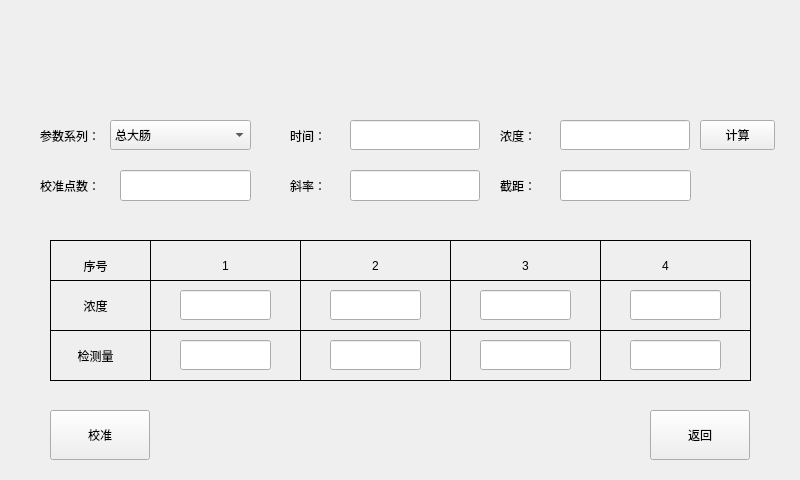
<?xml version="1.0" encoding="UTF-8"?>
<ui version="4.0">
 <class>ParaCalibrate</class>
 <widget class="QWidget" name="ParaCalibrate">
  <property name="geometry">
   <rect>
    <x>0</x>
    <y>0</y>
    <width>800</width>
    <height>480</height>
   </rect>
  </property>
  <property name="windowTitle">
   <string>Form</string>
  </property>
  <widget class="QLabel" name="label">
   <property name="geometry">
    <rect>
     <x>40</x>
     <y>120</y>
     <width>101</width>
     <height>31</height>
    </rect>
   </property>
   <property name="text">
    <string>参数系列：</string>
   </property>
  </widget>
  <widget class="QLineEdit" name="leCount">
   <property name="geometry">
    <rect>
     <x>120</x>
     <y>170</y>
     <width>131</width>
     <height>31</height>
    </rect>
   </property>
  </widget>
  <widget class="QLabel" name="label_2">
   <property name="geometry">
    <rect>
     <x>40</x>
     <y>170</y>
     <width>101</width>
     <height>31</height>
    </rect>
   </property>
   <property name="text">
    <string>校准点数：</string>
   </property>
  </widget>
  <widget class="QLineEdit" name="le_XieLv">
   <property name="geometry">
    <rect>
     <x>350</x>
     <y>170</y>
     <width>130</width>
     <height>31</height>
    </rect>
   </property>
  </widget>
  <widget class="QLineEdit" name="le_JieJu">
   <property name="geometry">
    <rect>
     <x>560</x>
     <y>170</y>
     <width>131</width>
     <height>31</height>
    </rect>
   </property>
  </widget>
  <widget class="QLabel" name="label_3">
   <property name="geometry">
    <rect>
     <x>500</x>
     <y>170</y>
     <width>51</width>
     <height>31</height>
    </rect>
   </property>
   <property name="text">
    <string>截距：</string>
   </property>
  </widget>
  <widget class="QLabel" name="label_4">
   <property name="geometry">
    <rect>
     <x>290</x>
     <y>170</y>
     <width>60</width>
     <height>31</height>
    </rect>
   </property>
   <property name="text">
    <string>斜率：</string>
   </property>
  </widget>
  <widget class="QLabel" name="label_5">
   <property name="geometry">
    <rect>
     <x>60</x>
     <y>250</y>
     <width>71</width>
     <height>31</height>
    </rect>
   </property>
   <property name="text">
    <string>序号</string>
   </property>
   <property name="alignment">
    <set>Qt::AlignCenter</set>
   </property>
  </widget>
  <widget class="QLabel" name="label_6">
   <property name="geometry">
    <rect>
     <x>60</x>
     <y>290</y>
     <width>71</width>
     <height>31</height>
    </rect>
   </property>
   <property name="text">
    <string>浓度</string>
   </property>
   <property name="alignment">
    <set>Qt::AlignCenter</set>
   </property>
  </widget>
  <widget class="QLabel" name="label_7">
   <property name="geometry">
    <rect>
     <x>60</x>
     <y>340</y>
     <width>71</width>
     <height>31</height>
    </rect>
   </property>
   <property name="text">
    <string>检测量</string>
   </property>
   <property name="alignment">
    <set>Qt::AlignCenter</set>
   </property>
  </widget>
  <widget class="QLabel" name="label_8">
   <property name="geometry">
    <rect>
     <x>210</x>
     <y>250</y>
     <width>31</width>
     <height>31</height>
    </rect>
   </property>
   <property name="text">
    <string>1</string>
   </property>
   <property name="alignment">
    <set>Qt::AlignCenter</set>
   </property>
  </widget>
  <widget class="QLabel" name="label_9">
   <property name="geometry">
    <rect>
     <x>360</x>
     <y>250</y>
     <width>31</width>
     <height>31</height>
    </rect>
   </property>
   <property name="text">
    <string>2</string>
   </property>
   <property name="alignment">
    <set>Qt::AlignCenter</set>
   </property>
  </widget>
  <widget class="QLabel" name="label_10">
   <property name="geometry">
    <rect>
     <x>510</x>
     <y>250</y>
     <width>31</width>
     <height>31</height>
    </rect>
   </property>
   <property name="text">
    <string>3</string>
   </property>
   <property name="alignment">
    <set>Qt::AlignCenter</set>
   </property>
  </widget>
  <widget class="QLabel" name="label_11">
   <property name="geometry">
    <rect>
     <x>650</x>
     <y>250</y>
     <width>31</width>
     <height>31</height>
    </rect>
   </property>
   <property name="text">
    <string>4</string>
   </property>
   <property name="alignment">
    <set>Qt::AlignCenter</set>
   </property>
  </widget>
  <widget class="Line" name="line">
   <property name="geometry">
    <rect>
     <x>50</x>
     <y>240</y>
     <width>701</width>
     <height>1</height>
    </rect>
   </property>
   <property name="styleSheet">
    <string notr="true">background-color: rgb(0, 0, 0);</string>
   </property>
   <property name="orientation">
    <enum>Qt::Horizontal</enum>
   </property>
  </widget>
  <widget class="Line" name="line_2">
   <property name="geometry">
    <rect>
     <x>50</x>
     <y>380</y>
     <width>701</width>
     <height>1</height>
    </rect>
   </property>
   <property name="styleSheet">
    <string notr="true">background-color: rgb(0, 0, 0);</string>
   </property>
   <property name="orientation">
    <enum>Qt::Horizontal</enum>
   </property>
  </widget>
  <widget class="Line" name="line_3">
   <property name="geometry">
    <rect>
     <x>50</x>
     <y>280</y>
     <width>701</width>
     <height>1</height>
    </rect>
   </property>
   <property name="styleSheet">
    <string notr="true">background-color: rgb(0, 0, 0);</string>
   </property>
   <property name="orientation">
    <enum>Qt::Horizontal</enum>
   </property>
  </widget>
  <widget class="Line" name="line_4">
   <property name="geometry">
    <rect>
     <x>50</x>
     <y>330</y>
     <width>701</width>
     <height>1</height>
    </rect>
   </property>
   <property name="styleSheet">
    <string notr="true">background-color: rgb(0, 0, 0);</string>
   </property>
   <property name="orientation">
    <enum>Qt::Horizontal</enum>
   </property>
  </widget>
  <widget class="Line" name="line_5">
   <property name="geometry">
    <rect>
     <x>50</x>
     <y>240</y>
     <width>1</width>
     <height>141</height>
    </rect>
   </property>
   <property name="styleSheet">
    <string notr="true">background-color: rgb(0, 0, 0);</string>
   </property>
   <property name="orientation">
    <enum>Qt::Vertical</enum>
   </property>
  </widget>
  <widget class="Line" name="line_6">
   <property name="geometry">
    <rect>
     <x>150</x>
     <y>240</y>
     <width>1</width>
     <height>141</height>
    </rect>
   </property>
   <property name="styleSheet">
    <string notr="true">background-color: rgb(0, 0, 0);</string>
   </property>
   <property name="orientation">
    <enum>Qt::Vertical</enum>
   </property>
  </widget>
  <widget class="Line" name="line_7">
   <property name="geometry">
    <rect>
     <x>300</x>
     <y>240</y>
     <width>1</width>
     <height>141</height>
    </rect>
   </property>
   <property name="styleSheet">
    <string notr="true">background-color: rgb(0, 0, 0);</string>
   </property>
   <property name="orientation">
    <enum>Qt::Vertical</enum>
   </property>
  </widget>
  <widget class="Line" name="line_8">
   <property name="geometry">
    <rect>
     <x>450</x>
     <y>240</y>
     <width>1</width>
     <height>141</height>
    </rect>
   </property>
   <property name="styleSheet">
    <string notr="true">background-color: rgb(0, 0, 0);</string>
   </property>
   <property name="orientation">
    <enum>Qt::Vertical</enum>
   </property>
  </widget>
  <widget class="Line" name="line_9">
   <property name="geometry">
    <rect>
     <x>600</x>
     <y>240</y>
     <width>1</width>
     <height>141</height>
    </rect>
   </property>
   <property name="styleSheet">
    <string notr="true">background-color: rgb(0, 0, 0);</string>
   </property>
   <property name="orientation">
    <enum>Qt::Vertical</enum>
   </property>
  </widget>
  <widget class="Line" name="line_14">
   <property name="geometry">
    <rect>
     <x>750</x>
     <y>240</y>
     <width>1</width>
     <height>141</height>
    </rect>
   </property>
   <property name="styleSheet">
    <string notr="true">background-color: rgb(0, 0, 0);</string>
   </property>
   <property name="orientation">
    <enum>Qt::Vertical</enum>
   </property>
  </widget>
  <widget class="QPushButton" name="pbCalibrate">
   <property name="geometry">
    <rect>
     <x>50</x>
     <y>410</y>
     <width>100</width>
     <height>50</height>
    </rect>
   </property>
   <property name="text">
    <string>校准</string>
   </property>
  </widget>
  <widget class="QPushButton" name="pbExit">
   <property name="geometry">
    <rect>
     <x>650</x>
     <y>410</y>
     <width>100</width>
     <height>50</height>
    </rect>
   </property>
   <property name="text">
    <string>返回</string>
   </property>
  </widget>
  <widget class="QLineEdit" name="le_NongDu1">
   <property name="geometry">
    <rect>
     <x>180</x>
     <y>290</y>
     <width>91</width>
     <height>30</height>
    </rect>
   </property>
   <property name="alignment">
    <set>Qt::AlignCenter</set>
   </property>
  </widget>
  <widget class="QLineEdit" name="le_NongDu2">
   <property name="geometry">
    <rect>
     <x>330</x>
     <y>290</y>
     <width>91</width>
     <height>30</height>
    </rect>
   </property>
   <property name="alignment">
    <set>Qt::AlignCenter</set>
   </property>
  </widget>
  <widget class="QLineEdit" name="le_NongDu3">
   <property name="geometry">
    <rect>
     <x>480</x>
     <y>290</y>
     <width>91</width>
     <height>30</height>
    </rect>
   </property>
   <property name="alignment">
    <set>Qt::AlignCenter</set>
   </property>
  </widget>
  <widget class="QLineEdit" name="le_NongDu4">
   <property name="geometry">
    <rect>
     <x>630</x>
     <y>290</y>
     <width>91</width>
     <height>30</height>
    </rect>
   </property>
   <property name="alignment">
    <set>Qt::AlignCenter</set>
   </property>
  </widget>
  <widget class="QLineEdit" name="le_TestTime1">
   <property name="geometry">
    <rect>
     <x>180</x>
     <y>340</y>
     <width>91</width>
     <height>30</height>
    </rect>
   </property>
   <property name="alignment">
    <set>Qt::AlignCenter</set>
   </property>
  </widget>
  <widget class="QLineEdit" name="le_TestTime4">
   <property name="geometry">
    <rect>
     <x>630</x>
     <y>340</y>
     <width>91</width>
     <height>30</height>
    </rect>
   </property>
   <property name="alignment">
    <set>Qt::AlignCenter</set>
   </property>
  </widget>
  <widget class="QLineEdit" name="le_TestTime2">
   <property name="geometry">
    <rect>
     <x>330</x>
     <y>340</y>
     <width>91</width>
     <height>30</height>
    </rect>
   </property>
   <property name="alignment">
    <set>Qt::AlignCenter</set>
   </property>
  </widget>
  <widget class="QLineEdit" name="le_TestTime3">
   <property name="geometry">
    <rect>
     <x>480</x>
     <y>340</y>
     <width>91</width>
     <height>30</height>
    </rect>
   </property>
   <property name="alignment">
    <set>Qt::AlignCenter</set>
   </property>
  </widget>
  <widget class="QComboBox" name="comboBox">
   <property name="geometry">
    <rect>
     <x>110</x>
     <y>120</y>
     <width>141</width>
     <height>30</height>
    </rect>
   </property>
   <item>
    <property name="text">
     <string>总大肠</string>
    </property>
   </item>
   <item>
    <property name="text">
     <string>耐热大肠</string>
    </property>
   </item>
   <item>
    <property name="text">
     <string>菌落总数</string>
    </property>
   </item>
   <item>
    <property name="text">
     <string>埃希氏</string>
    </property>
   </item>
  </widget>
  <widget class="QLabel" name="lb_time">
   <property name="geometry">
    <rect>
     <x>290</x>
     <y>120</y>
     <width>60</width>
     <height>31</height>
    </rect>
   </property>
   <property name="text">
    <string>时间：</string>
   </property>
  </widget>
  <widget class="QLineEdit" name="le_time">
   <property name="geometry">
    <rect>
     <x>350</x>
     <y>120</y>
     <width>130</width>
     <height>30</height>
    </rect>
   </property>
  </widget>
  <widget class="QLineEdit" name="le_nongdu">
   <property name="geometry">
    <rect>
     <x>560</x>
     <y>120</y>
     <width>130</width>
     <height>30</height>
    </rect>
   </property>
  </widget>
  <widget class="QLabel" name="lb_tnongdu">
   <property name="geometry">
    <rect>
     <x>500</x>
     <y>120</y>
     <width>60</width>
     <height>31</height>
    </rect>
   </property>
   <property name="text">
    <string>浓度：</string>
   </property>
  </widget>
  <widget class="QPushButton" name="pb_calc">
   <property name="geometry">
    <rect>
     <x>700</x>
     <y>120</y>
     <width>75</width>
     <height>30</height>
    </rect>
   </property>
   <property name="text">
    <string>计算</string>
   </property>
  </widget>
  <zorder>pbExit</zorder>
  <zorder>label</zorder>
  <zorder>leCount</zorder>
  <zorder>label_2</zorder>
  <zorder>le_XieLv</zorder>
  <zorder>le_JieJu</zorder>
  <zorder>label_3</zorder>
  <zorder>label_4</zorder>
  <zorder>label_5</zorder>
  <zorder>label_6</zorder>
  <zorder>label_7</zorder>
  <zorder>label_8</zorder>
  <zorder>label_9</zorder>
  <zorder>label_10</zorder>
  <zorder>label_11</zorder>
  <zorder>line</zorder>
  <zorder>line_2</zorder>
  <zorder>line_3</zorder>
  <zorder>line_4</zorder>
  <zorder>line_5</zorder>
  <zorder>line_6</zorder>
  <zorder>line_7</zorder>
  <zorder>line_8</zorder>
  <zorder>line_9</zorder>
  <zorder>line_14</zorder>
  <zorder>pbCalibrate</zorder>
  <zorder>le_NongDu1</zorder>
  <zorder>le_NongDu2</zorder>
  <zorder>le_NongDu3</zorder>
  <zorder>le_NongDu4</zorder>
  <zorder>le_TestTime1</zorder>
  <zorder>le_TestTime4</zorder>
  <zorder>le_TestTime2</zorder>
  <zorder>le_TestTime3</zorder>
  <zorder>comboBox</zorder>
  <zorder>lb_time</zorder>
  <zorder>le_time</zorder>
  <zorder>le_nongdu</zorder>
  <zorder>lb_tnongdu</zorder>
  <zorder>pb_calc</zorder>
 </widget>
 <resources/>
 <connections/>
</ui>
